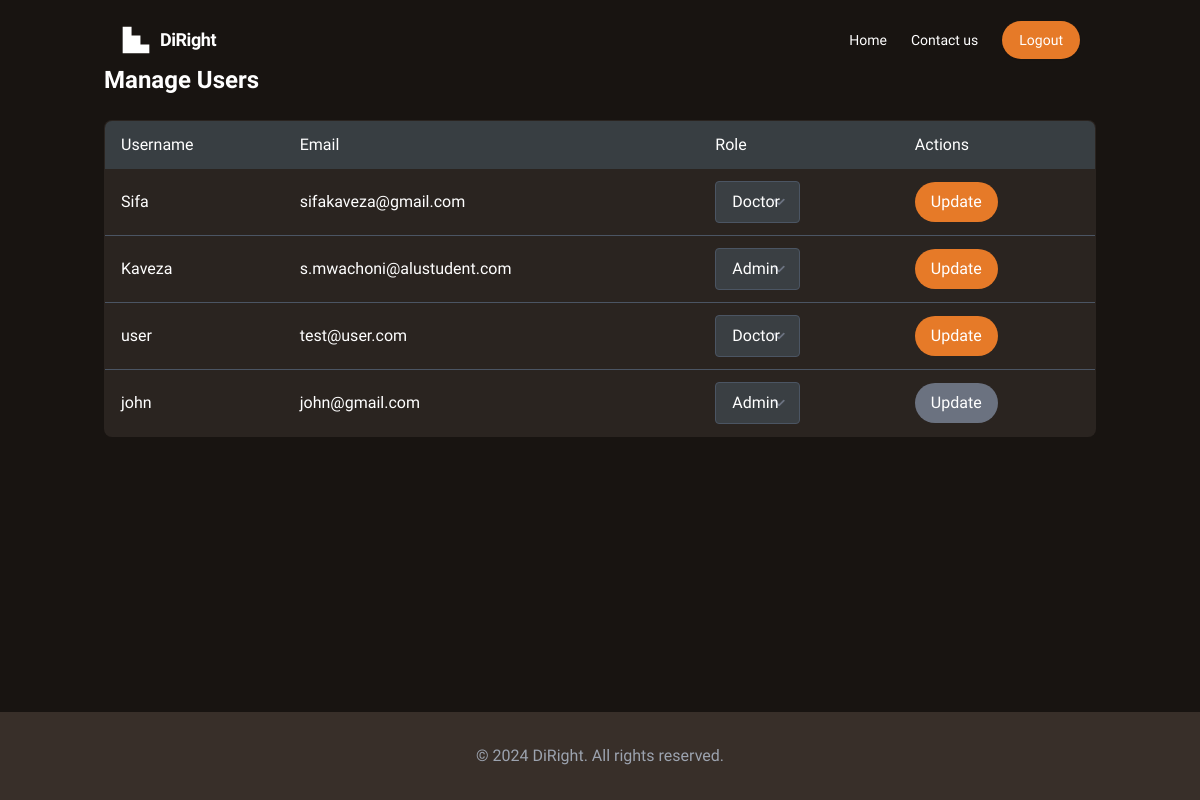
Page /manage_users (signed in) on the committed database.
### website/models.py (models this page shows, shortened)
class User(UserMixin, db.Model):
    id = db.Column(db.Integer, primary_key=True)
    username = db.Column(db.String(150), unique=True, index=True, nullable=False)
    email = db.Column(db.String(150), unique=True, index=True, nullable=False)
    password = db.Column(db.String(256), nullable=False)
    role = db.Column(db.String(50), nullable=False)

### website/views.py (the view)
@views.route('/manage_users', methods=['GET', 'POST'])
@login_required
def manage_users():
    if current_user.role == 'admin':
        users = User.query.all()
        return render_template('manage_users.html', users=users)
    return redirect(url_for('views.home'))

### website/__init__.py (called while the page is built)
def create_app():
    app = Flask(__name__)
    app.config['SECRET_KEY'] = 'hufidfgfjfjf bhdjufjsdfjdbf'
    app.config['SQLALCHEMY_DATABASE_URI'] = 'sqlite:///site.db'
    app.config['SQLALCHEMY_TRACK_MODIFICATIONS'] = False
    db.init_app(app)
    login_manager.init_app(app)
    login_manager.login_view = 'auth.login'
    from .views import views
    from .auth import auth
    app.register_blueprint(views, url_prefix='/')
    app.register_blueprint(auth, url_prefix='/')
    from .models import User, PatientDocument
    create_database(app)
    @login_manager.user_loader
    def load_user(user_id):
        return User.query.get(int(user_id))
    return app

### website/templates/manage_users.html (shortened to what this page needs)
{% extends "base.html" %}
{% block content %}
<div class="container mx-auto px-4 py-8 pt-16">
    <h1 class="text-2xl font-bold mb-6 text-white">Manage Users</h1>
    <div class="overflow-x-auto">
        <form method="POST" action="{{ url_for('views.update_user') }}">
            <table class="min-w-full bg-[#2a2420] border border-gray-600 rounded-lg overflow-hidden">
                <thead>
                    <tr class="bg-[#383e42]">
                        <th class="py-3 px-4 text-left font-medium text-white">Username</th>
                        <th class="py-3 px-4 text-left font-medium text-white">Email</th>
                        <th class="py-3 px-4 text-left font-medium text-white">Role</th>
                        <th class="py-3 px-4 text-left font-medium text-white">Actions</th>
                    </tr>
                </thead>
                <tbody>
                    {% for user in users %}
                    <tr class="border-b border-gray-600">
                        <td class="py-3 px-4 text-white">{{ user.username }}</td>
                        <td class="py-3 px-4 text-white">{{ user.email }}</td>
                        <td class="py-3 px-4">
                            <select name="role_{{ user.email }}" class="form-select bg-[#3a3f43] border border-gray-600 rounded px-4 py-2 text-white focus:outline-none focus:ring-2 focus:ring-[#e67a28]">
                                <option value="admin" {% if user.role == 'admin' %}selected{% endif %}>Admin</option>
                                <option value="doctor" {% if user.role == 'doctor' %}selected{% endif %}>Doctor</option>
                            </select>
                        </td>
                        <td class="py-3 px-4">
                            {% if user.email == current_user.email %}
                            <button type="button" class="bg-gray-500 text-white font-medium py-2 px-4 rounded-full cursor-not-allowed" disabled>Update</button>
                            {% else %}
                            <button type="submit" name="update_user" value="{{ user.email }}" class="bg-[#e67a28] hover:bg-[#d86a1f] text-white font-medium py-2 px-4 rounded-full transition duration-300">Update</button>
                            {% endif %}
                        </td>
                    </tr>
                    {% endfor %}
                </tbody>
            </table>
        </form>
    </div>
</div>
{% endblock %}

### rows in the picture
User: username "Sifa", email "sifakaveza@gmail.com", role+email "Doctor"
User: username "Kaveza", email "s.mwachoni@alustudent.com", role+email "Admin"
User: username "user", email "test@user.com", role+email "Doctor"
User: username "john", email "john@gmail.com", role+email "Admin", shows "Update"
